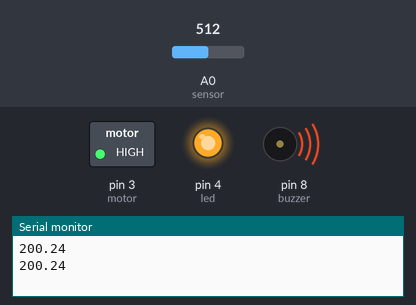
Bench run of a sketch on a simulated Arduino Uno, built with avr-gcc and run on an emulated ATmega328P. Parts: switched loads named in the sketch (green lamp = pin HIGH), output pins drawn as LEDs (lit = HIGH), buzzer (waves = sounding, pin HIGH), the last lines printed to the serial monitor. Inputs (shaded band) come from the test bench; at power-on: A0 (sensor) = 512.

Above: at 1.8 s.
1.9 s: A0 (sensor) set to 215
3.4 s: A0 (sensor) set to 189
At 5.2 s:
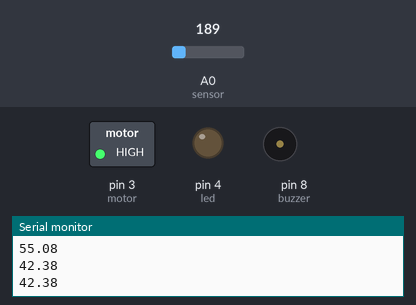
5.5 s: A0 (sensor) set to 172
7.2 s: A0 (sensor) set to 149
At 8.4 s:
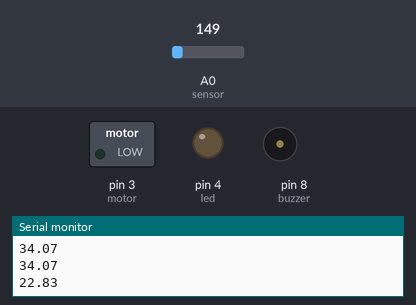
9.5 s: A0 (sensor) set to 306
At 11.2 s:
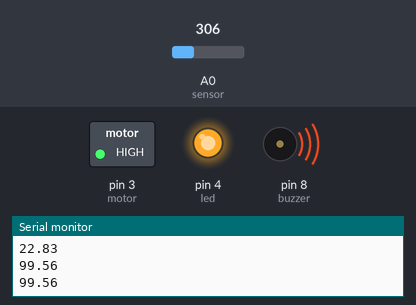
11.5 s: A0 (sensor) set to 122
At 12.7 s:
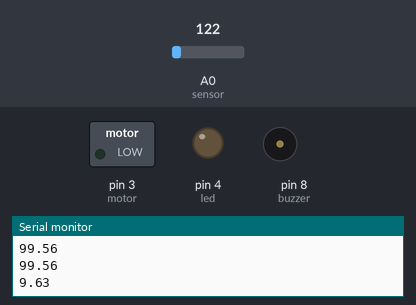
Timing chart, 0 to 14.5 s (numbered marks = the images above; inputs shaded):
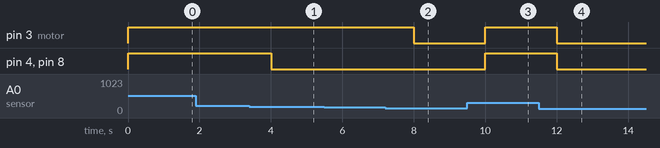

The sketch:

sensorTMP.ino
```cpp
int sensor = A0;
int buzzer = 8;
int motor = 3;
int led = 4;

float temperatura = 0;

void setup() {
  Serial.begin(9600);

  pinMode(buzzer, OUTPUT);
  pinMode(motor, OUTPUT);
  pinMode(led, OUTPUT);
}

void loop() {
  int leitura = analogRead(sensor);

  float tensao = leitura * (5.0 / 1023.0);

  temperatura = (tensao - 0.5) * 100;

  Serial.println(temperatura);

  if (temperatura >= 30) {
    digitalWrite(motor, HIGH);
  } else {
    digitalWrite(motor, LOW);
  }

  if (temperatura > 50) {
    digitalWrite(led, HIGH);
    digitalWrite(buzzer, HIGH);
  } else {
    digitalWrite(led, LOW);
    digitalWrite(buzzer, LOW);
  }

  delay(1000);
}
```

Measured:
- the behaviour switches between 205 and 204 on A0 (sensor) (found by bisection; images 0 and 1)
- the behaviour switches between 164 and 163 on A0 (sensor) (found by bisection; images 1 and 2)
- after the input at 3.4 s, pin 4 (led), pin 8 (buzzer): HIGH → LOW after 0.60 s
- after the input at 7.2 s, pin 3 (motor): HIGH → LOW after 0.81 s
- after the input at 9.5 s, pin 3 (motor), pin 4 (led), pin 8 (buzzer): LOW → HIGH after 0.51 s
- after the input at 11.5 s, pin 3 (motor), pin 4 (led), pin 8 (buzzer): HIGH → LOW after 0.51 s
